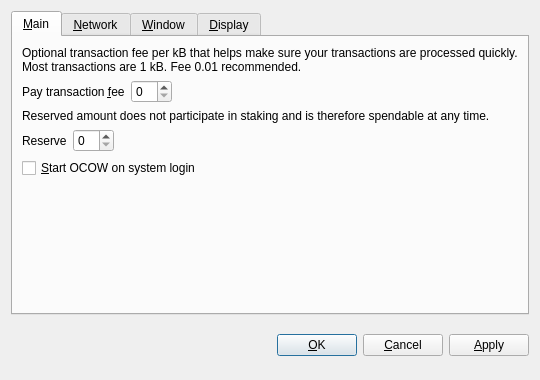
<?xml version="1.0" encoding="UTF-8"?>
<ui version="4.0">
 <class>OptionsDialog</class>
 <widget class="QDialog" name="OptionsDialog">
  <property name="geometry">
   <rect>
    <x>0</x>
    <y>0</y>
    <width>540</width>
    <height>380</height>
   </rect>
  </property>
  <property name="windowTitle">
   <string>Options</string>
  </property>
  <property name="modal">
   <bool>true</bool>
  </property>
  <layout class="QVBoxLayout" name="verticalLayout">
   <item>
    <widget class="QTabWidget" name="tabWidget">
     <property name="tabPosition">
      <enum>QTabWidget::North</enum>
     </property>
     <property name="currentIndex">
      <number>0</number>
     </property>
     <widget class="QWidget" name="tabMain">
      <attribute name="title">
       <string>&amp;Main</string>
      </attribute>
      <layout class="QVBoxLayout" name="verticalLayout_Main">
       <item>
        <widget class="QLabel" name="transactionFeeInfoLabel">
         <property name="text">
          <string>Optional transaction fee per kB that helps make sure your transactions are processed quickly. Most transactions are 1 kB. Fee 0.01 recommended.</string>
         </property>
         <property name="textFormat">
          <enum>Qt::PlainText</enum>
         </property>
         <property name="wordWrap">
          <bool>true</bool>
         </property>
        </widget>
       </item>
       <item>
        <layout class="QHBoxLayout" name="horizontalLayoutFee">
         <item>
          <widget class="QLabel" name="transactionFeeLabel">
           <property name="text">
            <string>Pay transaction &amp;fee</string>
           </property>
           <property name="textFormat">
            <enum>Qt::PlainText</enum>
           </property>
           <property name="buddy">
            <cstring>transactionFee</cstring>
           </property>
          </widget>
         </item>
         <item>
          <widget class="BitcoinAmountField" name="transactionFee"/>
         </item>
         <item>
          <spacer name="horizontalSpacerFee">
           <property name="orientation">
            <enum>Qt::Horizontal</enum>
           </property>
           <property name="sizeHint" stdset="0">
            <size>
             <width>40</width>
             <height>20</height>
            </size>
           </property>
          </spacer>
         </item>
        </layout>
       </item>
       <item>
        <widget class="QLabel" name="reserveBalanceInfoLabel">
         <property name="text">
          <string>Reserved amount does not participate in staking and is therefore spendable at any time.</string>
         </property>
         <property name="textFormat">
          <enum>Qt::PlainText</enum>
         </property>
         <property name="wordWrap">
          <bool>true</bool>
         </property>
        </widget>
       </item>
       <item>
        <layout class="QHBoxLayout" name="horizontalLayoutReserveBalance">
         <item>
          <widget class="QLabel" name="reserveBalanceLabel">
           <property name="text">
            <string>Reserve</string>
           </property>
           <property name="textFormat">
            <enum>Qt::PlainText</enum>
           </property>
           <property name="buddy">
            <cstring>reserveBalance</cstring>
           </property>
          </widget>
         </item>
         <item>
          <widget class="BitcoinAmountField" name="reserveBalance"/>
         </item>
         <item>
          <spacer name="horizontalSpacerReserveBalance">
           <property name="orientation">
            <enum>Qt::Horizontal</enum>
           </property>
           <property name="sizeHint" stdset="0">
            <size>
             <width>40</width>
             <height>20</height>
            </size>
           </property>
          </spacer>
         </item>
        </layout>
       </item>
       <item>
        <widget class="QCheckBox" name="bitcoinAtStartup">
         <property name="toolTip">
          <string>Automatically start OCOW after logging in to the system.</string>
         </property>
         <property name="text">
          <string>&amp;Start OCOW on system login</string>
         </property>
        </widget>
       </item>
       <item>
        <spacer name="verticalSpacer_Main">
         <property name="orientation">
          <enum>Qt::Vertical</enum>
         </property>
         <property name="sizeHint" stdset="0">
          <size>
           <width>20</width>
           <height>40</height>
          </size>
         </property>
        </spacer>
       </item>
      </layout>
     </widget>
     <widget class="QWidget" name="tabNetwork">
      <attribute name="title">
       <string>&amp;Network</string>
      </attribute>
      <layout class="QVBoxLayout" name="verticalLayout_Network">
       <item>
        <widget class="QCheckBox" name="mapPortUpnp">
         <property name="toolTip">
          <string>Automatically open the OCOW client port on the router. This only works when your router supports UPnP and it is enabled.</string>
         </property>
         <property name="text">
          <string>Map port using &amp;UPnP</string>
         </property>
        </widget>
       </item>
       <item>
        <widget class="QCheckBox" name="connectSocks">
         <property name="toolTip">
          <string>Connect to the OCOW network through a SOCKS proxy (e.g. when connecting through Tor).</string>
         </property>
         <property name="text">
          <string>&amp;Connect through SOCKS proxy:</string>
         </property>
        </widget>
       </item>
       <item>
        <layout class="QHBoxLayout" name="horizontalLayout_Network">
         <item>
          <widget class="QLabel" name="proxyIpLabel">
           <property name="text">
            <string>Proxy &amp;IP:</string>
           </property>
           <property name="textFormat">
            <enum>Qt::PlainText</enum>
           </property>
           <property name="buddy">
            <cstring>proxyIp</cstring>
           </property>
          </widget>
         </item>
         <item>
          <widget class="QValidatedLineEdit" name="proxyIp">
           <property name="maximumSize">
            <size>
             <width>140</width>
             <height>16777215</height>
            </size>
           </property>
           <property name="toolTip">
            <string>IP address of the proxy (e.g. 127.0.0.1)</string>
           </property>
          </widget>
         </item>
         <item>
          <widget class="QLabel" name="proxyPortLabel">
           <property name="text">
            <string>&amp;Port:</string>
           </property>
           <property name="textFormat">
            <enum>Qt::PlainText</enum>
           </property>
           <property name="buddy">
            <cstring>proxyPort</cstring>
           </property>
          </widget>
         </item>
         <item>
          <widget class="QLineEdit" name="proxyPort">
           <property name="maximumSize">
            <size>
             <width>55</width>
             <height>16777215</height>
            </size>
           </property>
           <property name="toolTip">
            <string>Port of the proxy (e.g. 9050)</string>
           </property>
          </widget>
         </item>
         <item>
          <widget class="QLabel" name="socksVersionLabel">
           <property name="text">
            <string>SOCKS &amp;Version:</string>
           </property>
           <property name="textFormat">
            <enum>Qt::PlainText</enum>
           </property>
           <property name="buddy">
            <cstring>socksVersion</cstring>
           </property>
          </widget>
         </item>
         <item>
          <widget class="QValueComboBox" name="socksVersion">
           <property name="toolTip">
            <string>SOCKS version of the proxy (e.g. 5)</string>
           </property>
          </widget>
         </item>
         <item>
          <spacer name="horizontalSpacer_Network">
           <property name="orientation">
            <enum>Qt::Horizontal</enum>
           </property>
           <property name="sizeHint" stdset="0">
            <size>
             <width>40</width>
             <height>20</height>
            </size>
           </property>
          </spacer>
         </item>
        </layout>
       </item>
       <item>
        <spacer name="verticalSpacer_Network">
         <property name="orientation">
          <enum>Qt::Vertical</enum>
         </property>
         <property name="sizeHint" stdset="0">
          <size>
           <width>20</width>
           <height>40</height>
          </size>
         </property>
        </spacer>
       </item>
      </layout>
     </widget>
     <widget class="QWidget" name="tabWindow">
      <attribute name="title">
       <string>&amp;Window</string>
      </attribute>
      <layout class="QVBoxLayout" name="verticalLayout_Window">
       <item>
        <widget class="QCheckBox" name="minimizeToTray">
         <property name="toolTip">
          <string>Show only a tray icon after minimizing the window.</string>
         </property>
         <property name="text">
          <string>&amp;Minimize to the tray instead of the taskbar</string>
         </property>
        </widget>
       </item>
       <item>
        <widget class="QCheckBox" name="minimizeOnClose">
         <property name="toolTip">
          <string>Minimize instead of exit the application when the window is closed. When this option is enabled, the application will be closed only after selecting Quit in the menu.</string>
         </property>
         <property name="text">
          <string>M&amp;inimize on close</string>
         </property>
        </widget>
       </item>
       <item>
        <spacer name="verticalSpacer_Window">
         <property name="orientation">
          <enum>Qt::Vertical</enum>
         </property>
         <property name="sizeHint" stdset="0">
          <size>
           <width>20</width>
           <height>40</height>
          </size>
         </property>
        </spacer>
       </item>
      </layout>
     </widget>
     <widget class="QWidget" name="tabDisplay">
      <attribute name="title">
       <string>&amp;Display</string>
      </attribute>
      <layout class="QVBoxLayout" name="verticalLayout_Display">
       <item>
        <layout class="QHBoxLayout" name="horizontalLayout_1_Display">
         <item>
          <widget class="QLabel" name="langLabel">
           <property name="text">
            <string>User Interface &amp;language:</string>
           </property>
           <property name="textFormat">
            <enum>Qt::PlainText</enum>
           </property>
           <property name="buddy">
            <cstring>lang</cstring>
           </property>
          </widget>
         </item>
         <item>
          <widget class="QValueComboBox" name="lang">
           <property name="toolTip">
            <string>The user interface language can be set here. This setting will take effect after restarting OCOW.</string>
           </property>
          </widget>
         </item>
        </layout>
       </item>
       <item>
        <layout class="QHBoxLayout" name="horizontalLayout_2_Display">
         <item>
          <widget class="QLabel" name="unitLabel">
           <property name="text">
            <string>&amp;Unit to show amounts in:</string>
           </property>
           <property name="textFormat">
            <enum>Qt::PlainText</enum>
           </property>
           <property name="buddy">
            <cstring>unit</cstring>
           </property>
          </widget>
         </item>
         <item>
          <widget class="QValueComboBox" name="unit">
           <property name="toolTip">
            <string>Choose the default subdivision unit to show in the interface and when sending coins.</string>
           </property>
          </widget>
         </item>
        </layout>
       </item>
       <item>
        <widget class="QCheckBox" name="displayAddresses">
         <property name="toolTip">
          <string>Whether to show OCOW addresses in the transaction list or not.</string>
         </property>
         <property name="text">
          <string>&amp;Display addresses in transaction list</string>
         </property>
        </widget>
       </item>
       <item>
        <widget class="QCheckBox" name="coinControlFeatures">
         <property name="toolTip">
          <string>Whether to show coin control features or not.</string>
         </property>
         <property name="text">
          <string>Display coin &amp;control features (experts only!)</string>
         </property>
        </widget>
       </item>
       <item>
        <spacer name="verticalSpacer_Display">
         <property name="orientation">
          <enum>Qt::Vertical</enum>
         </property>
         <property name="sizeHint" stdset="0">
          <size>
           <width>20</width>
           <height>40</height>
          </size>
         </property>
        </spacer>
       </item>
      </layout>
     </widget>
    </widget>
   </item>
   <item>
    <layout class="QHBoxLayout" name="horizontalLayout_Buttons">
     <item>
      <spacer name="horizontalSpacer_1">
       <property name="orientation">
        <enum>Qt::Horizontal</enum>
       </property>
       <property name="sizeHint" stdset="0">
        <size>
         <width>40</width>
         <height>48</height>
        </size>
       </property>
      </spacer>
     </item>
     <item>
      <widget class="QLabel" name="statusLabel">
       <property name="font">
        <font>
         <weight>75</weight>
         <bold>true</bold>
        </font>
       </property>
       <property name="text">
        <string/>
       </property>
       <property name="textFormat">
        <enum>Qt::PlainText</enum>
       </property>
       <property name="wordWrap">
        <bool>true</bool>
       </property>
      </widget>
     </item>
     <item>
      <spacer name="horizontalSpacer_2">
       <property name="orientation">
        <enum>Qt::Horizontal</enum>
       </property>
       <property name="sizeHint" stdset="0">
        <size>
         <width>40</width>
         <height>48</height>
        </size>
       </property>
      </spacer>
     </item>
     <item>
      <widget class="QPushButton" name="okButton">
       <property name="text">
        <string>&amp;OK</string>
       </property>
      </widget>
     </item>
     <item>
      <widget class="QPushButton" name="cancelButton">
       <property name="text">
        <string>&amp;Cancel</string>
       </property>
       <property name="autoDefault">
        <bool>false</bool>
       </property>
      </widget>
     </item>
     <item>
      <widget class="QPushButton" name="applyButton">
       <property name="text">
        <string>&amp;Apply</string>
       </property>
       <property name="autoDefault">
        <bool>false</bool>
       </property>
      </widget>
     </item>
    </layout>
   </item>
  </layout>
 </widget>
 <customwidgets>
  <customwidget>
   <class>BitcoinAmountField</class>
   <extends>QSpinBox</extends>
   <header>bitcoinamountfield.h</header>
  </customwidget>
  <customwidget>
   <class>QValueComboBox</class>
   <extends>QComboBox</extends>
   <header>qvaluecombobox.h</header>
  </customwidget>
  <customwidget>
   <class>QValidatedLineEdit</class>
   <extends>QLineEdit</extends>
   <header>qvalidatedlineedit.h</header>
  </customwidget>
 </customwidgets>
 <resources/>
 <connections/>
</ui>
